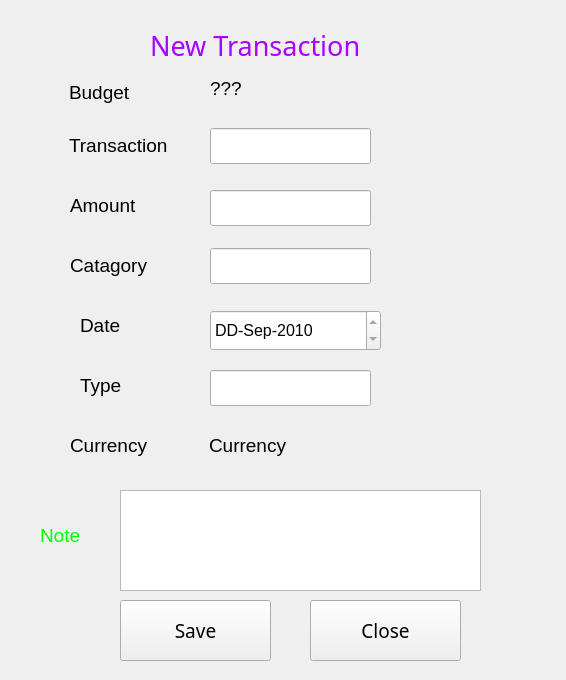
<?xml version="1.0" encoding="UTF-8"?>
<ui version="4.0">
 <class>AddTransaction</class>
 <widget class="QWidget" name="AddTransaction">
  <property name="geometry">
   <rect>
    <x>0</x>
    <y>0</y>
    <width>566</width>
    <height>680</height>
   </rect>
  </property>
  <property name="windowTitle">
   <string>Form</string>
  </property>
  <widget class="QLineEdit" name="txtAmount">
   <property name="geometry">
    <rect>
     <x>210</x>
     <y>190</y>
     <width>161</width>
     <height>36</height>
    </rect>
   </property>
   <property name="font">
    <font>
     <pointsize>14</pointsize>
    </font>
   </property>
  </widget>
  <widget class="QLabel" name="lblTransaction">
   <property name="geometry">
    <rect>
     <x>69</x>
     <y>120</y>
     <width>131</width>
     <height>51</height>
    </rect>
   </property>
   <property name="font">
    <font>
     <pointsize>14</pointsize>
    </font>
   </property>
   <property name="text">
    <string>Transaction</string>
   </property>
  </widget>
  <widget class="QLabel" name="lblBudgetTransaction">
   <property name="geometry">
    <rect>
     <x>69</x>
     <y>67</y>
     <width>131</width>
     <height>51</height>
    </rect>
   </property>
   <property name="font">
    <font>
     <pointsize>14</pointsize>
    </font>
   </property>
   <property name="text">
    <string>Budget</string>
   </property>
  </widget>
  <widget class="QLabel" name="lblBudget_">
   <property name="geometry">
    <rect>
     <x>210</x>
     <y>80</y>
     <width>49</width>
     <height>16</height>
    </rect>
   </property>
   <property name="font">
    <font>
     <pointsize>14</pointsize>
    </font>
   </property>
   <property name="text">
    <string>???</string>
   </property>
  </widget>
  <widget class="QLineEdit" name="txtCatagory">
   <property name="geometry">
    <rect>
     <x>210</x>
     <y>248</y>
     <width>161</width>
     <height>36</height>
    </rect>
   </property>
   <property name="font">
    <font>
     <pointsize>14</pointsize>
    </font>
   </property>
  </widget>
  <widget class="QLabel" name="lblAmount">
   <property name="geometry">
    <rect>
     <x>70</x>
     <y>180</y>
     <width>131</width>
     <height>51</height>
    </rect>
   </property>
   <property name="font">
    <font>
     <pointsize>14</pointsize>
    </font>
   </property>
   <property name="text">
    <string>Amount</string>
   </property>
  </widget>
  <widget class="QLabel" name="lblCatagory">
   <property name="geometry">
    <rect>
     <x>70</x>
     <y>240</y>
     <width>131</width>
     <height>51</height>
    </rect>
   </property>
   <property name="font">
    <font>
     <pointsize>14</pointsize>
    </font>
   </property>
   <property name="text">
    <string>Catagory</string>
   </property>
  </widget>
  <widget class="QLabel" name="lblDate">
   <property name="geometry">
    <rect>
     <x>80</x>
     <y>300</y>
     <width>81</width>
     <height>51</height>
    </rect>
   </property>
   <property name="font">
    <font>
     <pointsize>14</pointsize>
    </font>
   </property>
   <property name="text">
    <string>Date</string>
   </property>
  </widget>
  <widget class="QLineEdit" name="txtType">
   <property name="geometry">
    <rect>
     <x>210</x>
     <y>370</y>
     <width>161</width>
     <height>36</height>
    </rect>
   </property>
   <property name="font">
    <font>
     <pointsize>14</pointsize>
    </font>
   </property>
  </widget>
  <widget class="QLabel" name="lblType">
   <property name="geometry">
    <rect>
     <x>80</x>
     <y>360</y>
     <width>81</width>
     <height>51</height>
    </rect>
   </property>
   <property name="font">
    <font>
     <pointsize>14</pointsize>
    </font>
   </property>
   <property name="text">
    <string>Type</string>
   </property>
  </widget>
  <widget class="QLabel" name="lblCurrency">
   <property name="geometry">
    <rect>
     <x>70</x>
     <y>420</y>
     <width>81</width>
     <height>51</height>
    </rect>
   </property>
   <property name="font">
    <font>
     <pointsize>14</pointsize>
    </font>
   </property>
   <property name="text">
    <string>Currency</string>
   </property>
  </widget>
  <widget class="QLabel" name="lblCurrency_">
   <property name="geometry">
    <rect>
     <x>209</x>
     <y>420</y>
     <width>81</width>
     <height>51</height>
    </rect>
   </property>
   <property name="font">
    <font>
     <pointsize>14</pointsize>
    </font>
   </property>
   <property name="text">
    <string>Currency</string>
   </property>
  </widget>
  <widget class="QPushButton" name="btnSave">
   <property name="geometry">
    <rect>
     <x>120</x>
     <y>600</y>
     <width>151</width>
     <height>61</height>
    </rect>
   </property>
   <property name="font">
    <font>
     <family>Nirmala UI Semilight</family>
     <pointsize>14</pointsize>
    </font>
   </property>
   <property name="text">
    <string>Save</string>
   </property>
  </widget>
  <widget class="QPushButton" name="btnClose">
   <property name="geometry">
    <rect>
     <x>310</x>
     <y>600</y>
     <width>151</width>
     <height>61</height>
    </rect>
   </property>
   <property name="font">
    <font>
     <family>Nirmala UI Semilight</family>
     <pointsize>14</pointsize>
    </font>
   </property>
   <property name="text">
    <string>Close</string>
   </property>
  </widget>
  <widget class="QLineEdit" name="txtTransaction">
   <property name="geometry">
    <rect>
     <x>210</x>
     <y>128</y>
     <width>161</width>
     <height>36</height>
    </rect>
   </property>
   <property name="font">
    <font>
     <pointsize>14</pointsize>
    </font>
   </property>
  </widget>
  <widget class="QTextEdit" name="txtNote">
   <property name="geometry">
    <rect>
     <x>120</x>
     <y>490</y>
     <width>361</width>
     <height>101</height>
    </rect>
   </property>
   <property name="font">
    <font>
     <family>Segoe UI</family>
     <pointsize>12</pointsize>
     <italic>false</italic>
     <bold>false</bold>
    </font>
   </property>
   <property name="styleSheet">
    <string notr="true">
font: 12pt &quot;Segoe UI&quot;;</string>
   </property>
  </widget>
  <widget class="QLabel" name="lblNoteTransaction">
   <property name="geometry">
    <rect>
     <x>40</x>
     <y>510</y>
     <width>111</width>
     <height>51</height>
    </rect>
   </property>
   <property name="font">
    <font>
     <pointsize>14</pointsize>
    </font>
   </property>
   <property name="styleSheet">
    <string notr="true">Color:rgb(0, 255, 0)</string>
   </property>
   <property name="text">
    <string>Note</string>
   </property>
  </widget>
  <widget class="QLabel" name="lblNewTransaction">
   <property name="geometry">
    <rect>
     <x>150</x>
     <y>20</y>
     <width>231</width>
     <height>51</height>
    </rect>
   </property>
   <property name="font">
    <font>
     <family>MV Boli</family>
     <pointsize>20</pointsize>
     <italic>false</italic>
     <bold>false</bold>
    </font>
   </property>
   <property name="styleSheet">
    <string notr="true">
font: 20pt &quot;MV Boli&quot;;
color:rgb(170, 0, 255)

</string>
   </property>
   <property name="text">
    <string>New Transaction </string>
   </property>
  </widget>
  <widget class="QDateEdit" name="DateTransaction">
   <property name="geometry">
    <rect>
     <x>210</x>
     <y>310</y>
     <width>171</width>
     <height>41</height>
    </rect>
   </property>
   <property name="font">
    <font>
     <pointsize>12</pointsize>
    </font>
   </property>
   <property name="dateTime">
    <datetime>
     <hour>0</hour>
     <minute>0</minute>
     <second>0</second>
     <year>2010</year>
     <month>9</month>
     <day>13</day>
    </datetime>
   </property>
   <property name="maximumDateTime">
    <datetime>
     <hour>23</hour>
     <minute>59</minute>
     <second>59</second>
     <year>2100</year>
     <month>11</month>
     <day>30</day>
    </datetime>
   </property>
   <property name="minimumDateTime">
    <datetime>
     <hour>0</hour>
     <minute>0</minute>
     <second>0</second>
     <year>2009</year>
     <month>12</month>
     <day>31</day>
    </datetime>
   </property>
   <property name="maximumDate">
    <date>
     <year>2100</year>
     <month>11</month>
     <day>30</day>
    </date>
   </property>
   <property name="displayFormat">
    <string>DD-MMM-yyyy</string>
   </property>
  </widget>
 </widget>
 <resources/>
 <connections/>
</ui>
